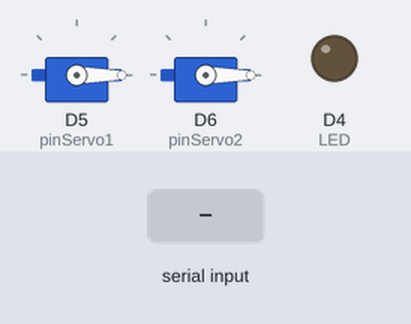
Recording of a sketch running on a simulated ESP8266 (Wemos D1 mini). Shown: 2 × servo, output pins drawn as LEDs (lit = HIGH). Inputs (shaded band) come from the test bench.

Above: at 2.2 s.
2.3 s: "1" received over Serial
At 3.4 s:
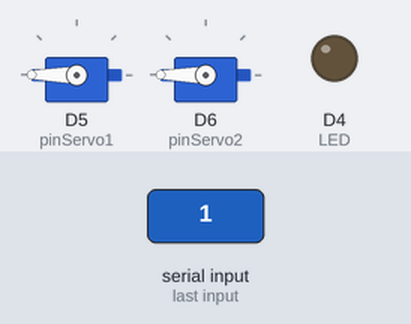
3.8 s: "2" received over Serial
At 4.6 s:
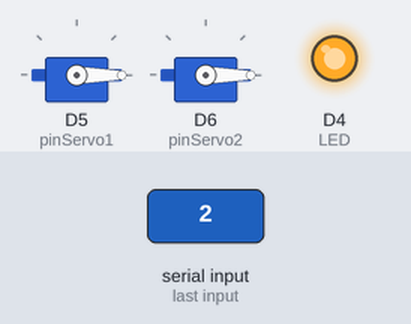
5.3 s: "3" received over Serial
At 5.7 s:
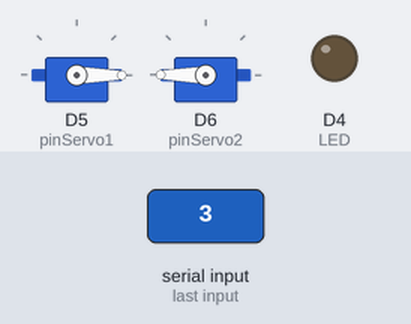
Timing chart, 0 to 8.3 s (numbered marks = the images above; inputs shaded):
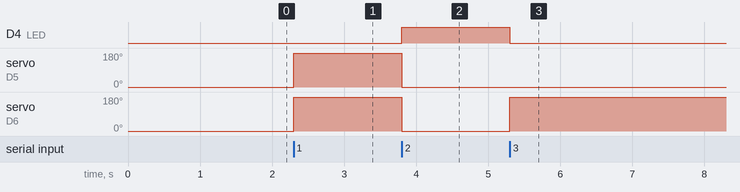

The sketch:

WEMOS.ino
```cpp
#include <Servo.h>

#define pinServo1 D5 //pin servo tunjuk, tengah
#define pinServo2 D6 //pin servo ibu, manis, kici

#define tarik1 180 //servo1 ditarik
#define tarik2 180 //servo2 ditarik

#define lepas1 0 //servo1 dilepas
#define lepas2 0 //servo2 dilepas

Servo servo1; //tunjuk, tengah
Servo servo2; //ibu, manis, kici

#define LED LED_BUILTIN

#define ledOff digitalWrite(LED, 1)
#define ledOn digitalWrite(LED, 0)

void setup() {
  Serial.begin(9600);
  pinMode(LED, OUTPUT);
  pinMode(pinServo1, OUTPUT);
  pinMode(pinServo2, OUTPUT);

  servo1.attach(pinServo1, 500, 2400);
  servo2.attach(pinServo2, 500, 2400);

  servo1.write(lepas1);
  servo2.write(lepas2);

  delay(1000);
}

void loop() {
  if(Serial.available()>0){
    char dataS = Serial.read();

    if(dataS == '1'){ //deteksi gunting
      //bikin batu
      servo1.write(tarik1);
      servo2.write(tarik2);
      ledOn;
    } else if(dataS == '2'){ //deteksi batu
      //bikin kertas
      servo1.write(lepas1);
      servo2.write(lepas2);
      ledOff;
    } else if(dataS == '3'){ //deteksi kertas
      //bikin guntin
      servo1.write(lepas1);
      servo2.write(tarik2);
      ledOn;
    }

  }
}
```

Measured:
- after the input at 2.3 s, servo on D5 (pinServo1), servo on D6 (pinServo2): 0° → 180° at once
- after the input at 3.8 s, D4 (LED): LOW → HIGH at once; servo on D5 (pinServo1), servo on D6 (pinServo2): 180° → 0° at once
- after the input at 5.3 s, D4 (LED): HIGH → LOW at once; servo on D6 (pinServo2): 0° → 180° at once
